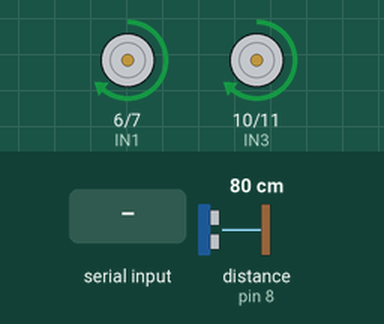
Simulated run of this sketch. Board: Arduino Uno, built with avr-gcc and run on an emulated ATmega328P. On the bench: motor-driver pin pairs drawn as motors (green arrow = first pin HIGH = forward, orange = second pin HIGH = backward, longer = more drive, scaled by the enable pin). The test bench sets the inputs (shaded band); at power-on: distance to the obstacle (sensor on pin 8) 80 cm. The echo pulse lasts 58.3 µs per cm.

Above: at 1.2 s.
1.3 s: distance to the obstacle (sensor on pin 8) set to 22 cm
2.8 s: distance to the obstacle (sensor on pin 8) set to 18 cm
At 3.25 s:
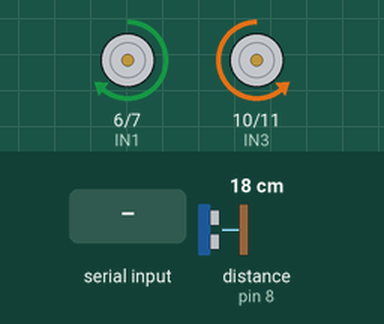
5.8 s: "B" received over Serial
8.8 s: "L" received over Serial
11.8 s: distance to the obstacle (sensor on pin 8) set to 35 cm
At 12.9 s:
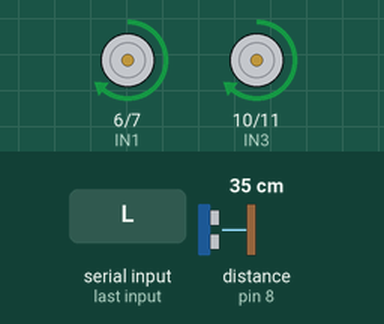
13.4 s: distance to the obstacle (sensor on pin 8) set to 2 cm
At 13.53 s:
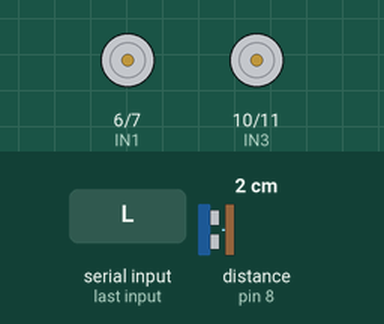
Timing chart, 0 to 17.4 s (numbered marks = the images above; inputs shaded):
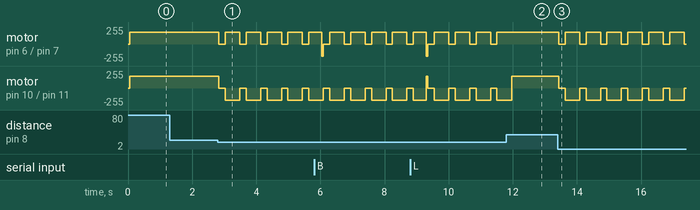

The sketch:

BT_BOT.ino
```cpp
#include <NewPing.h>

// --- Ultrasonic Sensor ---
#define TRIG_PIN 9
#define ECHO_PIN 8
#define MAX_DISTANCE 200
NewPing sonar(TRIG_PIN, ECHO_PIN, MAX_DISTANCE);

// --- Motor Driver Pins ---
#define ENA 5
#define IN1 6
#define IN2 7
#define IN3 10
#define IN4 11
#define ENB 3

// --- Bluetooth ---
char command = ' ';

void setup() {
  Serial.begin(9600);  // Bluetooth Serial

  pinMode(IN1, OUTPUT);
  pinMode(IN2, OUTPUT);
  pinMode(IN3, OUTPUT);
  pinMode(IN4, OUTPUT);
  pinMode(ENA, OUTPUT);
  pinMode(ENB, OUTPUT);

  stopMotors();
}

void loop() {
  if (Serial.available()) {
    command = Serial.read();
    handleBluetoothCommand(command);
  } else {
    autonomousNavigation();  // No command? Go autonomous
  }
}

// --- Bluetooth Command Handler ---
void handleBluetoothCommand(char cmd) {
  switch (cmd) {
    case 'F': moveForward(); break;
    case 'B': moveBackward(); break;
    case 'L': turnLeft(); break;
    case 'R': turnRight(); break;
    case 'S': stopMotors(); break;
  }
}

// --- Autonomous Mode ---
void autonomousNavigation() {
  delay(50);
  int distance = sonar.ping_cm();
  if (distance == 0) distance = 250;

  if (distance < 20) {
    stopMotors();
    delay(200);
    turnRight();
    delay(400);
  } else {
    moveForward();
  }
}

// --- Motor Control ---
void moveForward() {
  digitalWrite(IN1, HIGH);
  digitalWrite(IN2, LOW);
  digitalWrite(IN3, HIGH);
  digitalWrite(IN4, LOW);
  analogWrite(ENA, 180);
  analogWrite(ENB, 180);
}

void moveBackward() {
  digitalWrite(IN1, LOW);
  digitalWrite(IN2, HIGH);
  digitalWrite(IN3, LOW);
  digitalWrite(IN4, HIGH);
  analogWrite(ENA, 180);
  analogWrite(ENB, 180);
}

void turnLeft() {
  digitalWrite(IN1, LOW);
  digitalWrite(IN2, HIGH);
  digitalWrite(IN3, HIGH);
  digitalWrite(IN4, LOW);
  analogWrite(ENA, 180);
  analogWrite(ENB, 180);
}

void turnRight() {
  digitalWrite(IN1, HIGH);
  digitalWrite(IN2, LOW);
  digitalWrite(IN3, LOW);
  digitalWrite(IN4, HIGH);
  analogWrite(ENA, 180);
  analogWrite(ENB, 180);
}

void stopMotors() {
  digitalWrite(IN1, LOW);
  digitalWrite(IN2, LOW);
  digitalWrite(IN3, LOW);
  digitalWrite(IN4, LOW);
  analogWrite(ENA, 0);
  analogWrite(ENB, 0);
}
```

Measured:
- the behaviour switches between 20 and 19 cm on distance to the obstacle (sensor on pin 8) (found by bisection; images 0 and 1)
- after the input at 1.3 s, every drawn part: stays the same
- after the input at 2.8 s, motor on pin 6 (IN1) / pin 7 (IN2): alternates forward 180/255 for 0.45 s and stopped for 0.20 s, starting at once; motor on pin 10 (IN3) / pin 11 (IN4): alternates backward 180/255 for 0.45 s and stopped for 0.20 s, starting at once
- after the input at 11.8 s, motor on pin 6 (IN1) / pin 7 (IN2): stops changing and stays forward 180/255
- after the input at 13.4 s, motor on pin 6 (IN1) / pin 7 (IN2): alternates forward 180/255 for 0.45 s and stopped for 0.20 s, starting at once; motor on pin 10 (IN3) / pin 11 (IN4): alternates backward 180/255 for 0.45 s and stopped for 0.20 s, starting at once
